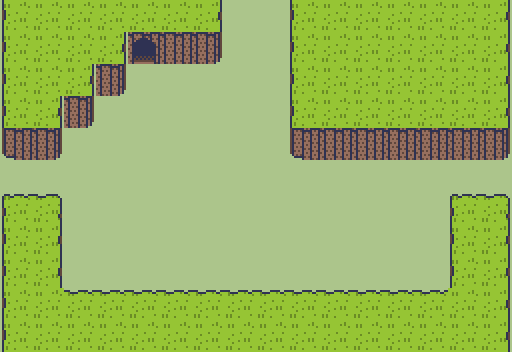

A 2D game scene composited from a Tiled map and its tileset images. What follows is a short description and the map's XML, with each tile layer's data collapsed to a summary:
An orthogonal 16x11 tile map with 32x32 px tiles, 3 tile layers (Below Player, World, Above Player).

<map version="1.2" tiledversion="1.2.0" orientation="orthogonal" renderorder="right-down" width="16" height="11" tilewidth="32" tileheight="32" infinite="0" nextlayerid="4" nextobjectid="1">
 <tileset firstgid="1" source="Overworld.tsx" />
 <layer id="3" name="Below Player" width="16" height="11">
  <data>[176 cells, 176 non-empty, 1 distinct tile ids]</data>
 </layer>
 <layer id="1" name="World" width="16" height="11">
  <data>[176 cells, 47 non-empty, 9 distinct tile ids]</data>
 </layer>
 <layer id="2" name="Above Player" width="16" height="11">
  <data>[176 cells, 55 non-empty, 3 distinct tile ids]</data>
 </layer>
</map>
